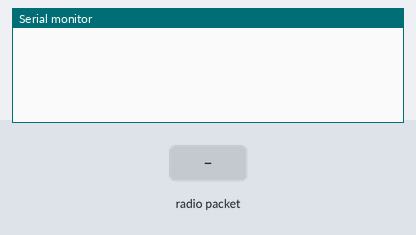
Simulated run of this sketch. Board: Arduino Uno, built with avr-gcc and run on an emulated ATmega328P. On the bench: the last lines printed to the serial monitor. The inputs (shaded band) are chosen by the test bench. No radio packets arrive unless stated.

Above: at 1.2 s.
1.3 s: radio packet "1" arrives
At 2.4 s:
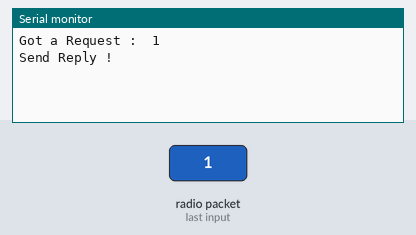
2.8 s: radio packet "0" arrives
At 3.5 s:
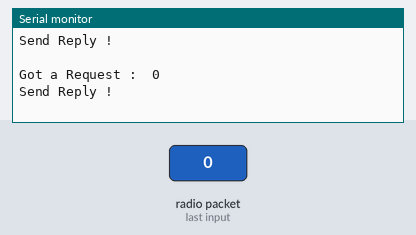
4.3 s: radio packet "2" arrives
At 4.7 s:
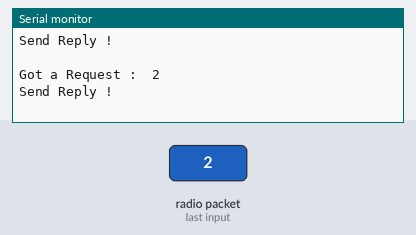

The sketch:

recv_Radio_HEAD_.ino
```cpp
#include <SPI.h>
#include <RH_NRF24.h>

RH_NRF24 nrf24;
uint8_t buf[RH_NRF24_MAX_MESSAGE_LEN];
uint8_t len = sizeof(buf);
uint8_t data[] = "Testing_2";
void setup() {
  Serial.begin(9600);
  nrf24.init();
  nrf24.setChannel(5);
  nrf24.setRF(RH_NRF24::DataRate2Mbps, RH_NRF24::TransmitPower0dBm);
}

void loop() {
  if (nrf24.recv(buf, &len)) {
    Serial.print("Got a Request :  ");
    Serial.println((char*)buf);
    delay(50);
    Serial.println("Send Reply !");
    nrf24.send(data, sizeof(data));
    Serial.println("    ");
    nrf24.waitPacketSent();
  }

}
```

Measured:
- after the input at 1.3 s, the serial monitor: prints a new line at once (image 1)
- after the input at 2.8 s, the serial monitor: prints a new line at once (image 2)
- after the input at 4.3 s, the serial monitor: prints a new line at once (image 3)
